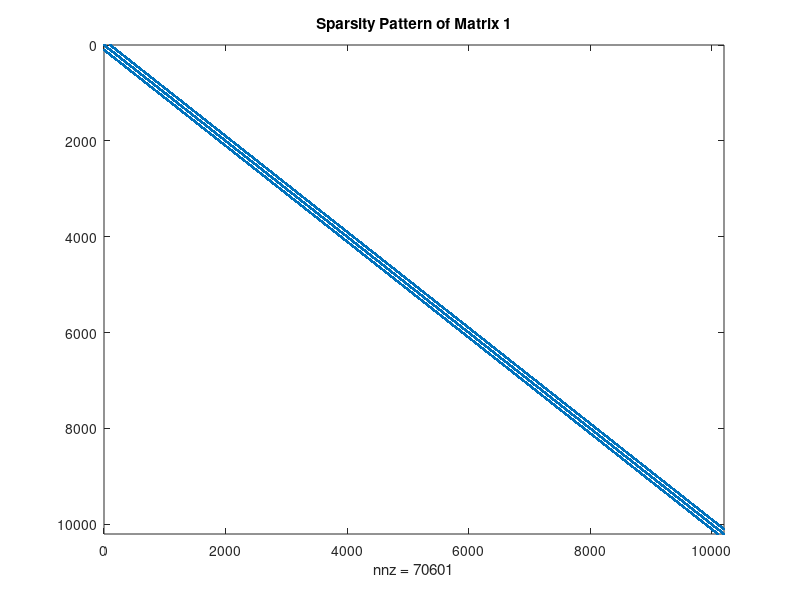
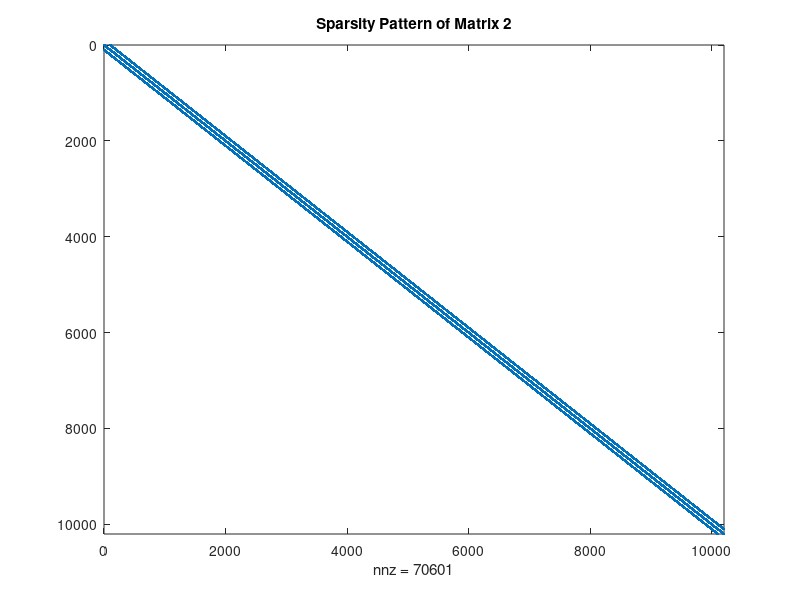
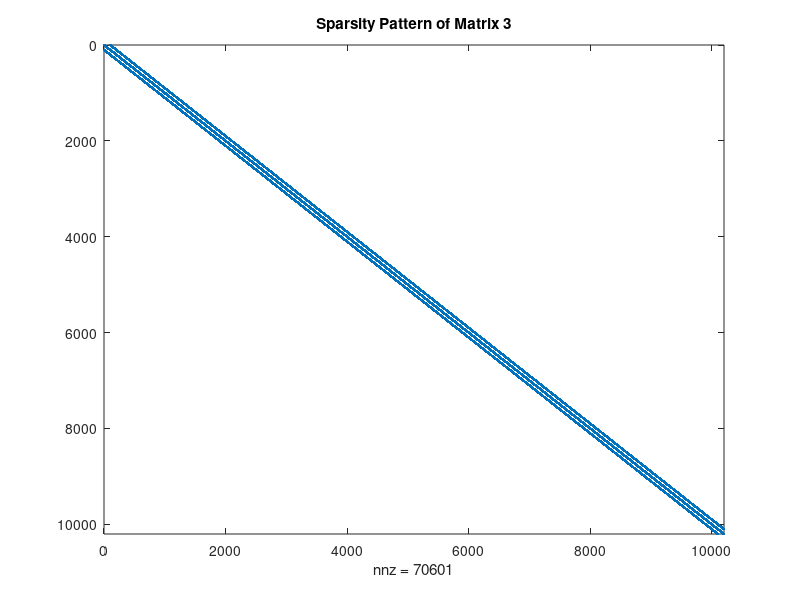
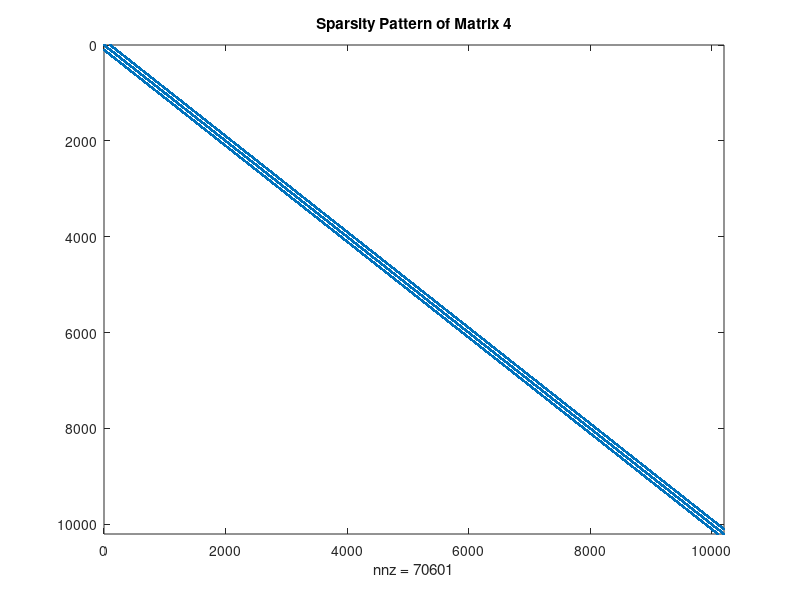

Here is the MATLAB script that generated these plots, in order: (Note: this script raises an error after producing the figures.)
% Load the data
load('data_early.mat');

% Create a directory to save sparsity patterns
sparsityDir = 'tht_sparsity_pattern';
if ~exist(sparsityDir, 'dir')
    mkdir(sparsityDir);
end

% Initialize a cell array to store the exact maps
thtMatrices = cell(1, numel(s));

for i = 1:numel(s)
    % Display the sparsity pattern of each sparse matrix
    A = K + s(i) * M;
    thtMatrices{i} = A;
    spy(A);
    title(['Sparsity Pattern of Matrix ', num2str(i)]);

    % Save the sparsity pattern as an image
    filename = fullfile(sparsityDir, ['sparsity_pattern_' num2str(i) '.png']);
    saveas(gcf, filename);
    
    % Close the current figure to avoid overlap
    close(gcf);
end

% Initialize a cell array to store the exact maps
exactMapArray = cell(1, numel(s) - 1);

% Create a directory to save sparsity patterns of inverse matrices
exactMapDir = 'tht_exact_map_sparsity_pattern';
if ~exist(exactMapDir, 'dir')
   mkdir(exactMapDir);
end

% Compute inverses and save sparsity patterns
for i = 1:numel(s)
    if i == 1
        A0 = thtMatrices{i};
    else
        A_k = thtMatrices{i};
        M_k = A_k\A0;
        exactMapArray{i-1} = M_k;

        % Show the sparsity pattern of the exact map
        spy(M_k);
        title(['Exact Map (step' num2str(i) '.mat)']);
        xlabel('Column Index');
        ylabel('Row Index');

        % Save the sparsity pattern plot of the exact map
        exactMapFilename = fullfile(exactMapDir, [num2str(i) '.png']);
        saveas(gcf, exactMapFilename);
        close(gcf);
    end
end

% Save inverseMatArray to a .mat file
save('tht_matrices.mat', 'thtMatrices', '-v7.3', '-nocompression');
save('tht_exact_maps.mat', 'exactMapArray', '-v7.3', '-nocompression');
